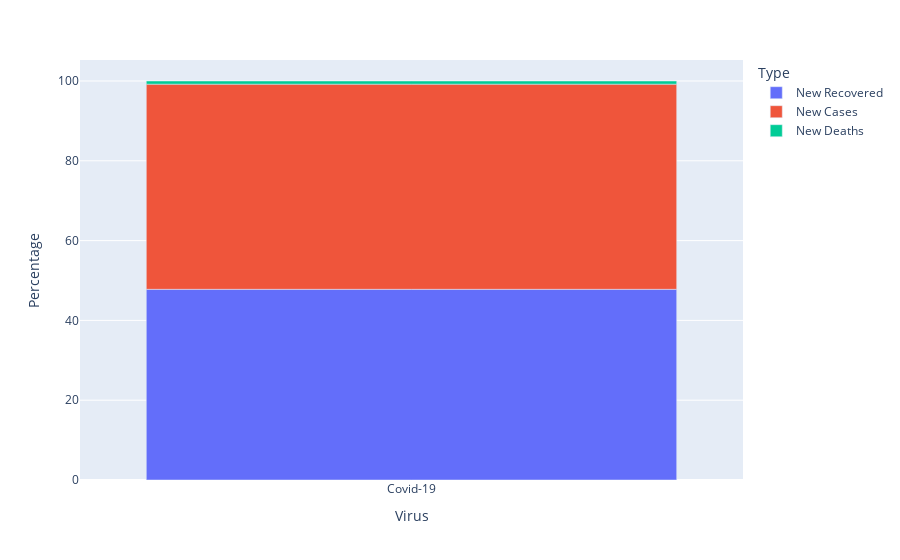

Write notebook code for a chart like this one.
### Code cell
cases = df[['New Recovered','New Cases','New Deaths']].loc[0]
cases_df = pd.DataFrame(cases).reset_index()
cases_df.columns = ['Type','Total']
cases_df['Percentage'] = np.round(100*cases_df['Total']/np.sum(cases_df['Total']),2)
cases_df['Virus'] = ['Covid-19' for i in range(len(cases_df))]


fig = px.bar(cases_df,x='Virus',y='Percentage', color = 'Type', hover_data=['Total'])
fig.show()

### Figure 1 — Plotly figure (JSON) as saved in the notebook; plotly's stock layout.template omitted (floating-point values rounded to 4 significant figures)
{"data": [{"alignmentgroup": "True", "customdata": [[634203]], "hovertemplate": "Type=New Recovered<br>Virus=%{x}<br>Percentage=%{y}<br>Total=%{customdata[0]}<extra></extra>", "legendgroup": "New Recovered", "marker": {"color": "#636efa", "pattern": {"shape": ""}}, "name": "New Recovered", "offsetgroup": "New Recovered", "orientation": "v", "showlegend": true, "textposition": "auto", "type": "bar", "x": ["Covid-19"], "xaxis": "x", "y": [47.79], "yaxis": "y"}, {"alignmentgroup": "True", "customdata": [[682274]], "hovertemplate": "Type=New Cases<br>Virus=%{x}<br>Percentage=%{y}<br>Total=%{customdata[0]}<extra></extra>", "legendgroup": "New Cases", "marker": {"color": "#EF553B", "pattern": {"shape": ""}}, "name": "New Cases", "offsetgroup": "New Cases", "orientation": "v", "showlegend": true, "textposition": "auto", "type": "bar", "x": ["Covid-19"], "xaxis": "x", "y": [51.42], "yaxis": "y"}, {"alignmentgroup": "True", "customdata": [[10470]], "hovertemplate": "Type=New Deaths<br>Virus=%{x}<br>Percentage=%{y}<br>Total=%{customdata[0]}<extra></extra>", "legendgroup": "New Deaths", "marker": {"color": "#00cc96", "pattern": {"shape": ""}}, "name": "New Deaths", "offsetgroup": "New Deaths", "orientation": "v", "showlegend": true, "textposition": "auto", "type": "bar", "x": ["Covid-19"], "xaxis": "x", "y": [0.79], "yaxis": "y"}], "layout": {"autosize": true, "barmode": "relative", "legend": {"title": {"text": "Type"}, "tracegroupgap": 0}, "margin": {"t": 60}, "xaxis": {"anchor": "y", "autorange": true, "domain": [0, 1], "range": [-0.5, 0.5], "title": {"text": "Virus"}, "type": "category"}, "yaxis": {"anchor": "x", "autorange": true, "domain": [0, 1], "range": [0, 105.3], "title": {"text": "Percentage"}, "type": "linear"}}}
